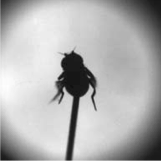
//> input picture bg.png, 161 x 161 px
$ ./bs_diff   (built with g++ and OpenCV 4)
//> lines starting //> are read from the running program, lines starting //| are printed output that depends on the picture; after the words box and inside, x2 and y2 are one past the last pixel; in counts of white or black regions, pixels touching at a corner belong together
#include <opencv2/imgproc/imgproc.hpp>
#include <opencv2/highgui/highgui.hpp>
#include <stdio.h>

using namespace cv;
using namespace std;

int thresh = 100;

int main()
{
	Mat frame,foreground,background;
	vector<vector<Point> > contours;
	vector<Vec4i> hierarchy;

	namedWindow("Frame", CV_WINDOW_AUTOSIZE);
	namedWindow("Foreground", CV_WINDOW_AUTOSIZE );

	background = imread("bg.png", 0);
//> background is the input picture: 161 rows x 161 cols, CV_8UC1; min 16, max 254, mean 176.6
	frame = imread("frame.png", 0);
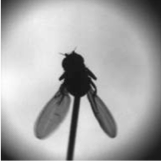
//> input picture frame.png, 161 x 161 px
//> frame is the input picture: 161 rows x 161 cols, CV_8UC1; min 17, max 253, mean 169.4

	absdiff(frame, background, foreground);
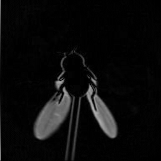
//> foreground: 161 rows x 161 cols, CV_8UC1; min 0, max 177, mean 11.1

	threshold(foreground,foreground,thresh,255,THRESH_BINARY);
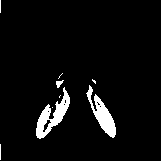
//> foreground: 161 rows x 161 cols, CV_8UC1; 5% white; 9 white regions (6 under 20 px), largest, box (x1, y1, x2, y2) and area: (36, 87, 70, 139) 645, (86, 85, 116, 138) 565, (56, 80, 64, 88) 35
	medianBlur(foreground,foreground,9);
	erode(foreground,foreground,Mat());
	dilate(foreground,foreground,Mat());
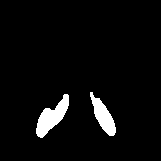
//> foreground: 161 rows x 161 cols, CV_8UC1; 4.5% white; 2 white regions

	findContours( foreground, contours, hierarchy, RETR_TREE, CHAIN_APPROX_SIMPLE, Point(0, 0) );
//> contours = 2 contours; box (x1, y1, x2, y2) and area: (36, 94, 69, 138) 604, (90, 92, 116, 136) 462
	vector<RotatedRect> minEllipse( contours.size() );

	for( int i = 0; i < contours.size(); i++ )
	{
	       	minEllipse[i] = fitEllipse( Mat(contours[i]) );
		drawContours( foreground, contours, i, Scalar(255,255,255), CV_FILLED, 8, hierarchy );
		ellipse( frame, minEllipse[i], Scalar(0,0,0), 2 );
	}
//> this loop made 2 passes
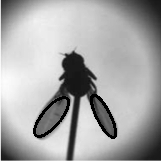
//> frame: 161 rows x 161 cols, CV_8UC1; 2.45% of pixels changed, all inside (x1, y1, x2, y2) = (33, 94, 117, 139)

	imshow("Frame",frame );
	imshow("Foreground",foreground);

	waitKey();
}
